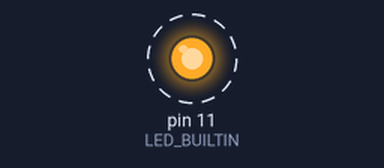
This sketch was run on a simulated Arduino Uno, built with avr-gcc and run on an emulated ATmega328P. On the bench: output pins drawn as LEDs (lit = HIGH). Dashed ring = blinking.

Above: at 0.05 s.
Timing chart, 0 to 3.0 s (numbered marks = the images above):
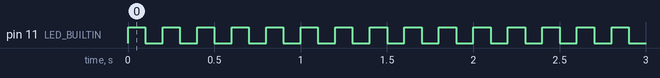

Measured:
- by itself, pin 11 (LED_BUILTIN): alternates HIGH for 0.10 s and LOW for 0.10 s

The sketch:

Piscar_LED_Rapido.ino
```cpp
// NOME PISCAR RAPIDO
// CURSO SIGNAL SPARK
// AUTOR JOSE LUIZ RYBARCZYK FILHO


// AQUI DEFINO A VARIAVEL LED_BUILTIN COMO SENDO A  PORTA 11
#define LED_BUILTIN  11


// SETUP E A FUNCAO EXECUTADA UMA VEZ NA INICIALIZACAO DO SISTEMA
void setup(){
  // AQUI DEFINO A PORTA 11 COMO SAIDA
  pinMode(LED_BUILTIN, OUTPUT);

}


// FUNCAO EXECUTADA REPETIDAMENTE ENQUANTO O SISTEMA ESTIVER LIGADO
void loop() {


  //ACENDE O LED
  digitalWrite(LED_BUILTIN, HIGH);

  //AGUARDA UM INTERVALO DE TEMPO DE 1000 MILISEGUNDOS
  delay(100);

  //DESLIGA O LED
  digitalWrite(LED_BUILTIN, LOW);

  //AGUARDA UM INTERVALO DE TEMPO DE 1000 MILISEGUNDOS
  delay(100);
}
```
